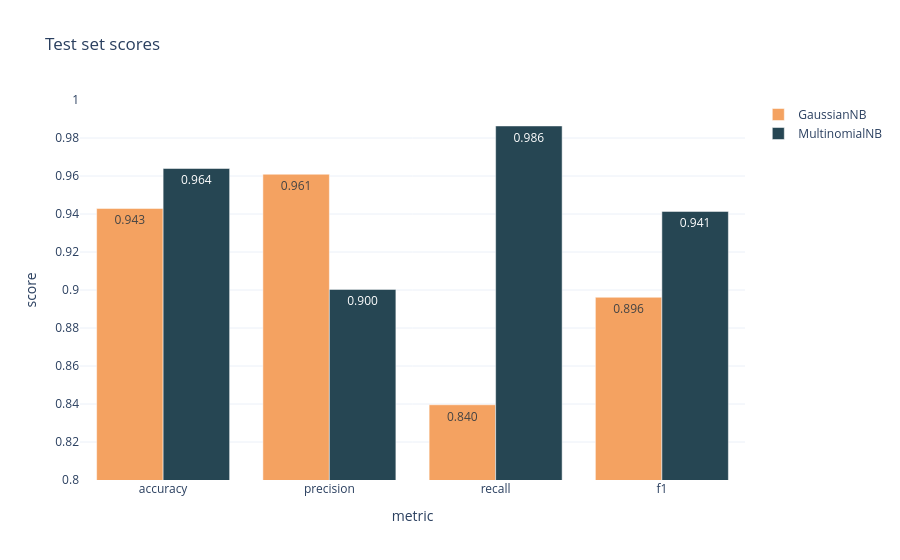

Source (notebook cell):
### Markdown cell above
The same scores as a grouped bar chart:

### Code cell
plot_df = results.reset_index().melt(id_vars="index", var_name="metric", value_name="score")
fig = px.bar(plot_df, x="metric", y="score", color="index", barmode="group", text_auto=".3f",
             color_discrete_map={"GaussianNB": "#f4a261", "MultinomialNB": "#264653"},
             title="Test set scores", template="plotly_white")
fig.update_yaxes(range=[0.8, 1])
fig.update_layout(legend_title_text="")
fig.show()

### Figure 1 — Plotly figure (JSON) as saved in the notebook; plotly's stock layout.template omitted (floating-point values rounded to 4 significant figures)
{"data": [{"alignmentgroup": "True", "hovertemplate": "index=GaussianNB<br>metric=%{x}<br>score=%{y}<extra></extra>", "legendgroup": "GaussianNB", "marker": {"color": "#f4a261", "pattern": {"shape": ""}}, "name": "GaussianNB", "offsetgroup": "GaussianNB", "orientation": "v", "showlegend": true, "textposition": "auto", "texttemplate": "%{y:.3f}", "type": "bar", "x": ["accuracy", "precision", "recall", "f1"], "xaxis": "x", "y": [0.9429, 0.9609, 0.8396, 0.8962], "yaxis": "y"}, {"alignmentgroup": "True", "hovertemplate": "index=MultinomialNB<br>metric=%{x}<br>score=%{y}<extra></extra>", "legendgroup": "MultinomialNB", "marker": {"color": "#264653", "pattern": {"shape": ""}}, "name": "MultinomialNB", "offsetgroup": "MultinomialNB", "orientation": "v", "showlegend": true, "textposition": "auto", "texttemplate": "%{y:.3f}", "type": "bar", "x": ["accuracy", "precision", "recall", "f1"], "xaxis": "x", "y": [0.964, 0.9003, 0.9863, 0.9414], "yaxis": "y"}], "layout": {"barmode": "group", "legend": {"title": {"text": ""}, "tracegroupgap": 0}, "title": {"text": "Test set scores"}, "xaxis": {"anchor": "y", "domain": [0, 1], "title": {"text": "metric"}}, "yaxis": {"anchor": "x", "domain": [0, 1], "range": [0.8, 1], "title": {"text": "score"}}}}
